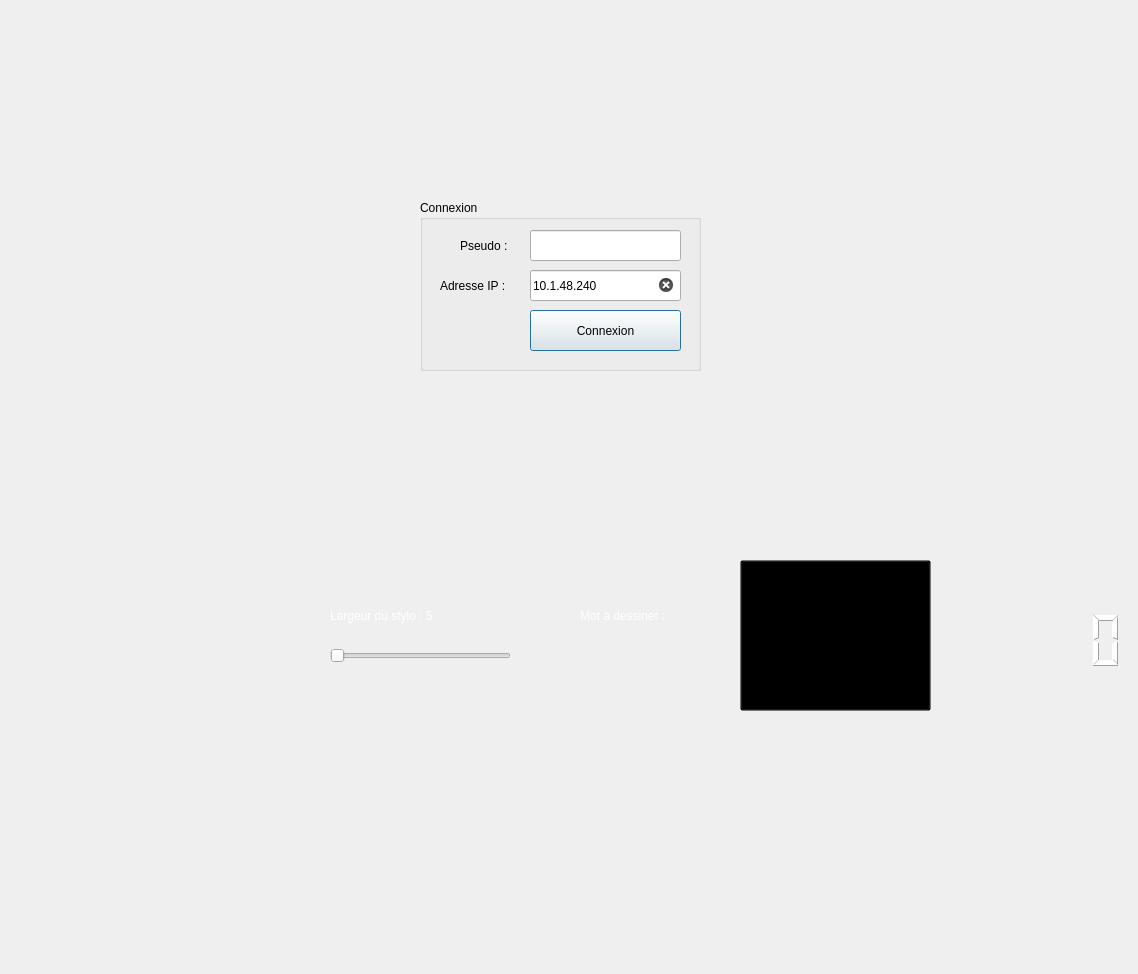
<?xml version="1.0" encoding="UTF-8"?>
<ui version="4.0">
 <class>MainWindow</class>
 <widget class="QMainWindow" name="MainWindow">
  <property name="enabled">
   <bool>true</bool>
  </property>
  <property name="geometry">
   <rect>
    <x>0</x>
    <y>0</y>
    <width>1138</width>
    <height>974</height>
   </rect>
  </property>
  <property name="windowTitle">
   <string>MainWindow</string>
  </property>
  <property name="styleSheet">
   <string notr="true">background-image: URL(:&quot;/icone/iconeAppli.png&quot;);</string>
  </property>
  <widget class="QWidget" name="centralWidget">
   <property name="styleSheet">
    <string notr="true"> background-image: url(:/backFINAL.png);</string>
   </property>
   <widget class="QPushButton" name="BouttonJouer">
    <property name="geometry">
     <rect>
      <x>740</x>
      <y>560</y>
      <width>191</width>
      <height>151</height>
     </rect>
    </property>
    <property name="styleSheet">
     <string notr="true"> background-image: url(:/pret.png);
background-color:transparent;</string>
    </property>
    <property name="text">
     <string/>
    </property>
   </widget>
   <widget class="QTextEdit" name="dessin">
    <property name="enabled">
     <bool>true</bool>
    </property>
    <property name="geometry">
     <rect>
      <x>580</x>
      <y>630</y>
      <width>171</width>
      <height>51</height>
     </rect>
    </property>
    <property name="sizePolicy">
     <sizepolicy hsizetype="Preferred" vsizetype="Preferred">
      <horstretch>0</horstretch>
      <verstretch>0</verstretch>
     </sizepolicy>
    </property>
    <property name="styleSheet">
     <string notr="true">background-image:url(&quot;none&quot;);
color: rgb(255, 203, 0);
background-color:transparent;
border:none;
font: 75 14pt &quot;Comic Sans MS&quot;;</string>
    </property>
    <property name="readOnly">
     <bool>true</bool>
    </property>
    <property name="html">
     <string>&lt;!DOCTYPE HTML PUBLIC &quot;-//W3C//DTD HTML 4.0//EN&quot; &quot;http://www.w3.org/TR/REC-html40/strict.dtd&quot;&gt;
&lt;html&gt;&lt;head&gt;&lt;meta name=&quot;qrichtext&quot; content=&quot;1&quot; /&gt;&lt;style type=&quot;text/css&quot;&gt;
p, li { white-space: pre-wrap; }
&lt;/style&gt;&lt;/head&gt;&lt;body style=&quot; font-family:'Comic Sans MS'; font-size:14pt; font-weight:72; font-style:normal;&quot;&gt;
&lt;p style=&quot;-qt-paragraph-type:empty; margin-top:0px; margin-bottom:0px; margin-left:0px; margin-right:0px; -qt-block-indent:0; text-indent:0px; font-family:'MS Shell Dlg 2'; font-size:7.8pt; font-weight:400;&quot;&gt;&lt;br /&gt;&lt;/p&gt;&lt;/body&gt;&lt;/html&gt;</string>
    </property>
   </widget>
   <widget class="QWidget" name="verticalLayoutWidget">
    <property name="geometry">
     <rect>
      <x>-10</x>
      <y>0</y>
      <width>1151</width>
      <height>491</height>
     </rect>
    </property>
    <layout class="QVBoxLayout" name="verticalLayout"/>
   </widget>
   <widget class="QGroupBox" name="horizontalGroupBox_2">
    <property name="geometry">
     <rect>
      <x>0</x>
      <y>690</y>
      <width>961</width>
      <height>261</height>
     </rect>
    </property>
    <property name="styleSheet">
     <string notr="true"> background-image: url(:/none.png);
border:none;</string>
    </property>
    <layout class="QHBoxLayout" name="horizontalLayout_2">
     <item>
      <layout class="QVBoxLayout" name="verticalLayout_2">
       <item>
        <widget class="QTextEdit" name="log">
         <property name="styleSheet">
          <string notr="true">background-color:transparent;
font: 75 12pt &quot;Comic Sans MS&quot;;
border:none;</string>
         </property>
         <property name="html">
          <string>&lt;!DOCTYPE HTML PUBLIC &quot;-//W3C//DTD HTML 4.0//EN&quot; &quot;http://www.w3.org/TR/REC-html40/strict.dtd&quot;&gt;
&lt;html&gt;&lt;head&gt;&lt;meta name=&quot;qrichtext&quot; content=&quot;1&quot; /&gt;&lt;style type=&quot;text/css&quot;&gt;
p, li { white-space: pre-wrap; }
&lt;/style&gt;&lt;/head&gt;&lt;body style=&quot; font-family:'Comic Sans MS'; font-size:12pt; font-weight:72; font-style:normal;&quot;&gt;
&lt;p style=&quot;-qt-paragraph-type:empty; margin-top:0px; margin-bottom:0px; margin-left:0px; margin-right:0px; -qt-block-indent:0; text-indent:0px; font-family:'MS Shell Dlg 2'; font-size:7.8pt; font-weight:400;&quot;&gt;&lt;br /&gt;&lt;/p&gt;&lt;/body&gt;&lt;/html&gt;</string>
         </property>
        </widget>
       </item>
       <item>
        <layout class="QHBoxLayout" name="horizontalLayout">
         <item>
          <widget class="QLineEdit" name="logEnvoyer">
           <property name="sizePolicy">
            <sizepolicy hsizetype="Expanding" vsizetype="Expanding">
             <horstretch>0</horstretch>
             <verstretch>0</verstretch>
            </sizepolicy>
           </property>
           <property name="styleSheet">
            <string notr="true">background-color:transparent;
color: rgb(251, 28, 111);
padding-top:20px;
font: 75 14pt &quot;Comic Sans MS&quot;;</string>
           </property>
          </widget>
         </item>
         <item>
          <widget class="QPushButton" name="BouttonEnvoyer">
           <property name="minimumSize">
            <size>
             <width>70</width>
             <height>45</height>
            </size>
           </property>
           <property name="text">
            <string/>
           </property>
          </widget>
         </item>
        </layout>
       </item>
      </layout>
     </item>
    </layout>
   </widget>
   <widget class="QGroupBox" name="GbListeJoueurs">
    <property name="geometry">
     <rect>
      <x>950</x>
      <y>680</y>
      <width>191</width>
      <height>241</height>
     </rect>
    </property>
    <property name="sizePolicy">
     <sizepolicy hsizetype="Fixed" vsizetype="Preferred">
      <horstretch>0</horstretch>
      <verstretch>0</verstretch>
     </sizepolicy>
    </property>
    <property name="styleSheet">
     <string notr="true"> background-image: url(:/none.png);
border: none;</string>
    </property>
    <property name="title">
     <string/>
    </property>
    <widget class="QTextEdit" name="logListeJoueur">
     <property name="geometry">
      <rect>
       <x>30</x>
       <y>20</y>
       <width>161</width>
       <height>211</height>
      </rect>
     </property>
     <property name="styleSheet">
      <string notr="true">background-color:transparent;
color: rgb(84, 175, 255);
font: 75 14pt &quot;Comic Sans MS&quot;;</string>
     </property>
    </widget>
   </widget>
   <widget class="QGroupBox" name="groupBox_3">
    <property name="geometry">
     <rect>
      <x>10</x>
      <y>580</y>
      <width>551</width>
      <height>101</height>
     </rect>
    </property>
    <property name="styleSheet">
     <string notr="true"> background-image: url(:/none.png);
border:none;</string>
    </property>
    <property name="title">
     <string/>
    </property>
    <widget class="QSlider" name="sliderLargeur">
     <property name="geometry">
      <rect>
       <x>320</x>
       <y>60</y>
       <width>181</width>
       <height>31</height>
      </rect>
     </property>
     <property name="minimum">
      <number>5</number>
     </property>
     <property name="maximum">
      <number>20</number>
     </property>
     <property name="orientation">
      <enum>Qt::Horizontal</enum>
     </property>
    </widget>
    <widget class="QLabel" name="labelLargeur">
     <property name="geometry">
      <rect>
       <x>320</x>
       <y>20</y>
       <width>191</width>
       <height>31</height>
      </rect>
     </property>
     <property name="styleSheet">
      <string notr="true">background-image:url(&quot;none&quot;);
color: rgb(255, 255, 255);
background-color:transparent;
border:none;
font: 75 14pt &quot;Comic Sans MS&quot;;</string>
     </property>
     <property name="text">
      <string>Largeur du stylo : 5</string>
     </property>
    </widget>
    <widget class="QLabel" name="labelCouleur">
     <property name="geometry">
      <rect>
       <x>160</x>
       <y>40</y>
       <width>91</width>
       <height>51</height>
      </rect>
     </property>
     <property name="sizePolicy">
      <sizepolicy hsizetype="Minimum" vsizetype="Minimum">
       <horstretch>0</horstretch>
       <verstretch>0</verstretch>
      </sizepolicy>
     </property>
     <property name="minimumSize">
      <size>
       <width>0</width>
       <height>10</height>
      </size>
     </property>
     <property name="styleSheet">
      <string notr="true"/>
     </property>
     <property name="text">
      <string/>
     </property>
    </widget>
    <widget class="QPushButton" name="boutonPalette">
     <property name="geometry">
      <rect>
       <x>40</x>
       <y>10</y>
       <width>91</width>
       <height>101</height>
      </rect>
     </property>
     <property name="sizePolicy">
      <sizepolicy hsizetype="Minimum" vsizetype="Minimum">
       <horstretch>0</horstretch>
       <verstretch>0</verstretch>
      </sizepolicy>
     </property>
     <property name="styleSheet">
      <string notr="true"> background-image: url(:/palette.png);
</string>
     </property>
     <property name="text">
      <string/>
     </property>
    </widget>
    <zorder>sliderLargeur</zorder>
    <zorder>labelLargeur</zorder>
    <zorder>boutonPalette</zorder>
    <zorder>labelCouleur</zorder>
   </widget>
   <widget class="QLCDNumber" name="lcdNumber">
    <property name="geometry">
     <rect>
      <x>960</x>
      <y>610</y>
      <width>171</width>
      <height>61</height>
     </rect>
    </property>
    <property name="styleSheet">
     <string notr="true"> background-image: url(:/none.png);
font: 75 12pt &quot;Comic Sans MS&quot;;
color: rgb(255, 255, 255);
border:none;</string>
    </property>
   </widget>
   <widget class="QGroupBox" name="GbConnexion">
    <property name="geometry">
     <rect>
      <x>420</x>
      <y>200</y>
      <width>281</width>
      <height>171</height>
     </rect>
    </property>
    <property name="title">
     <string>Connexion</string>
    </property>
    <widget class="QPushButton" name="ButtonConnexion">
     <property name="geometry">
      <rect>
       <x>110</x>
       <y>110</y>
       <width>151</width>
       <height>41</height>
      </rect>
     </property>
     <property name="styleSheet">
      <string notr="true"/>
     </property>
     <property name="text">
      <string>Connexion</string>
     </property>
     <property name="autoDefault">
      <bool>true</bool>
     </property>
     <property name="default">
      <bool>true</bool>
     </property>
     <property name="flat">
      <bool>false</bool>
     </property>
    </widget>
    <widget class="QLabel" name="label_3">
     <property name="geometry">
      <rect>
       <x>40</x>
       <y>30</y>
       <width>61</width>
       <height>31</height>
      </rect>
     </property>
     <property name="text">
      <string>Pseudo : </string>
     </property>
    </widget>
    <widget class="QLabel" name="labIp">
     <property name="geometry">
      <rect>
       <x>20</x>
       <y>70</y>
       <width>71</width>
       <height>31</height>
      </rect>
     </property>
     <property name="text">
      <string>Adresse IP :</string>
     </property>
    </widget>
    <widget class="QLineEdit" name="pseudo">
     <property name="geometry">
      <rect>
       <x>110</x>
       <y>30</y>
       <width>151</width>
       <height>31</height>
      </rect>
     </property>
     <property name="acceptDrops">
      <bool>true</bool>
     </property>
     <property name="styleSheet">
      <string notr="true">font: 75 8pt &quot;Comic Sans MS&quot;</string>
     </property>
     <property name="clearButtonEnabled">
      <bool>true</bool>
     </property>
    </widget>
    <widget class="QLineEdit" name="adresseIp">
     <property name="geometry">
      <rect>
       <x>110</x>
       <y>70</y>
       <width>151</width>
       <height>31</height>
      </rect>
     </property>
     <property name="styleSheet">
      <string notr="true">font: 75 8pt &quot;Comic Sans MS&quot;</string>
     </property>
     <property name="text">
      <string>10.1.48.240</string>
     </property>
     <property name="clearButtonEnabled">
      <bool>true</bool>
     </property>
    </widget>
   </widget>
   <widget class="QLabel" name="label">
    <property name="geometry">
     <rect>
      <x>580</x>
      <y>600</y>
      <width>181</width>
      <height>31</height>
     </rect>
    </property>
    <property name="styleSheet">
     <string notr="true">background-image:url(&quot;none&quot;);
color: rgb(255, 255, 255);
background-color:transparent;
border:none;
font: 75 14pt &quot;Comic Sans MS&quot;;</string>
    </property>
    <property name="text">
     <string>Mot à dessiner : </string>
    </property>
   </widget>
   <zorder>BouttonJouer</zorder>
   <zorder>verticalLayoutWidget</zorder>
   <zorder>horizontalGroupBox_2</zorder>
   <zorder>GbListeJoueurs</zorder>
   <zorder>groupBox_3</zorder>
   <zorder>lcdNumber</zorder>
   <zorder>GbConnexion</zorder>
   <zorder>label</zorder>
   <zorder>dessin</zorder>
  </widget>
  <widget class="QMenuBar" name="menuBar">
   <property name="geometry">
    <rect>
     <x>0</x>
     <y>0</y>
     <width>1138</width>
     <height>26</height>
    </rect>
   </property>
  </widget>
 </widget>
 <layoutdefault spacing="6" margin="11"/>
 <tabstops>
  <tabstop>pseudo</tabstop>
  <tabstop>adresseIp</tabstop>
  <tabstop>ButtonConnexion</tabstop>
  <tabstop>BouttonJouer</tabstop>
  <tabstop>logEnvoyer</tabstop>
  <tabstop>BouttonEnvoyer</tabstop>
  <tabstop>boutonPalette</tabstop>
  <tabstop>sliderLargeur</tabstop>
  <tabstop>dessin</tabstop>
  <tabstop>log</tabstop>
  <tabstop>logListeJoueur</tabstop>
 </tabstops>
 <resources/>
 <connections/>
</ui>
